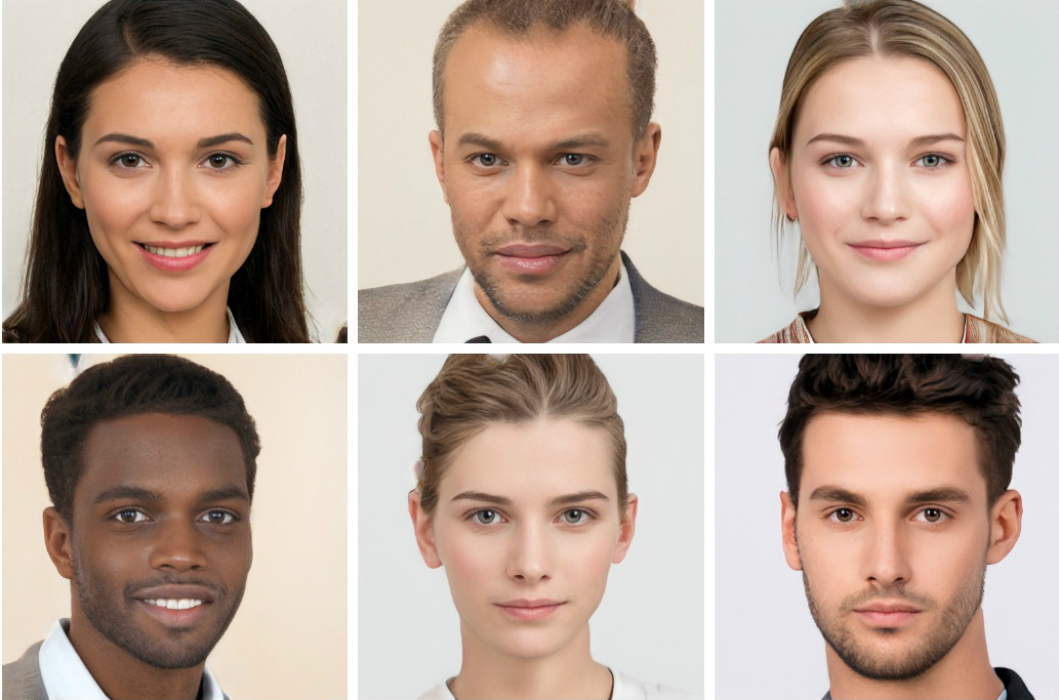
#> input picture img/Rostos.jpg, 1059 x 700 px, found by its file name
$ python main.py
#> lines starting #> are read from the running program, lines starting #| are printed output that depends on the picture; after the words box and inside, x2 and y2 are one past the last pixel; in counts of white or black regions, pixels touching at a corner belong together
import cv2

cascade = cv2.CascadeClassifier(cv2.data.haarcascades + 'haarcascade_frontalface_default.xml')


imagem = r'C:\Xampp\htdocs\IA\I.A\img\Rostos.jpg'

img = cv2.imread(imagem)
#> img is the input picture: shape (700, 1059, 3); mean B, G, R 150.3, 163.4, 184.7


img_gray = cv2.cvtColor(img, cv2.COLOR_BGR2GRAY)
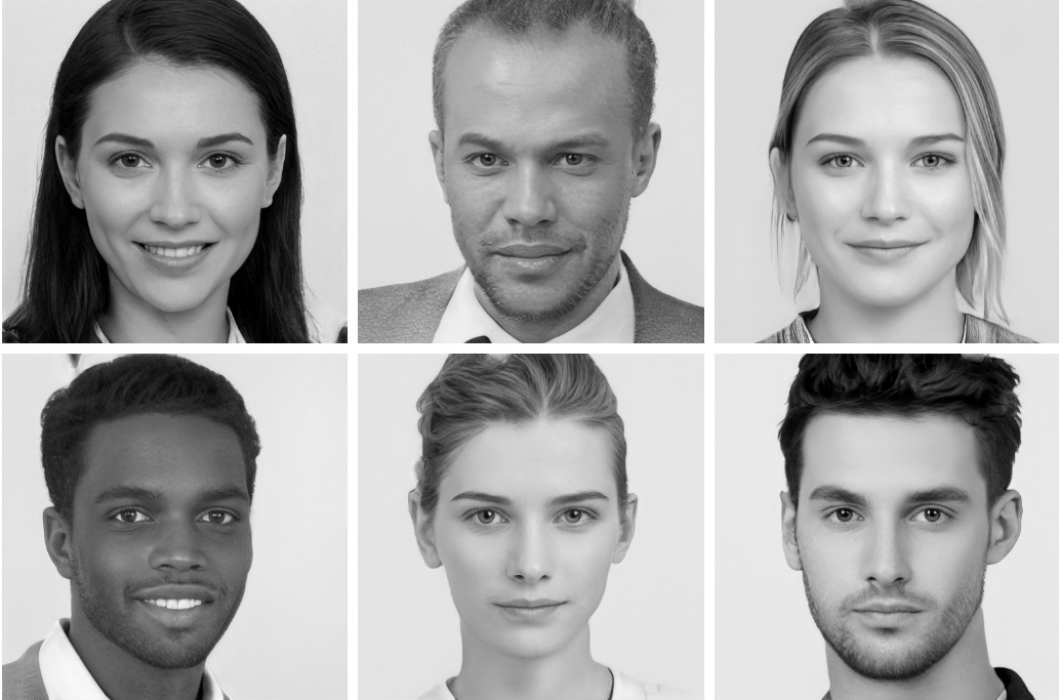
#> img_gray: shape (700, 1059); min 0, max 255, mean 168.3

faces = cascade.detectMultiScale(img_gray, scaleFactor=1.1, minNeighbors=5, minSize=(30, 30))
#> faces = [[71, 433, 208, 208], [412, 68, 234, 234], [769, 67, 237, 237], [55, 65, 238, 238], [411, 423, 237, 237], [767, 419, 244, 244]]

for (x, y, w, h) in faces:
    cv2.rectangle(img, (x, y), (x+w, y+h), (255, 0, 0), 2)
#> this loop made 6 passes
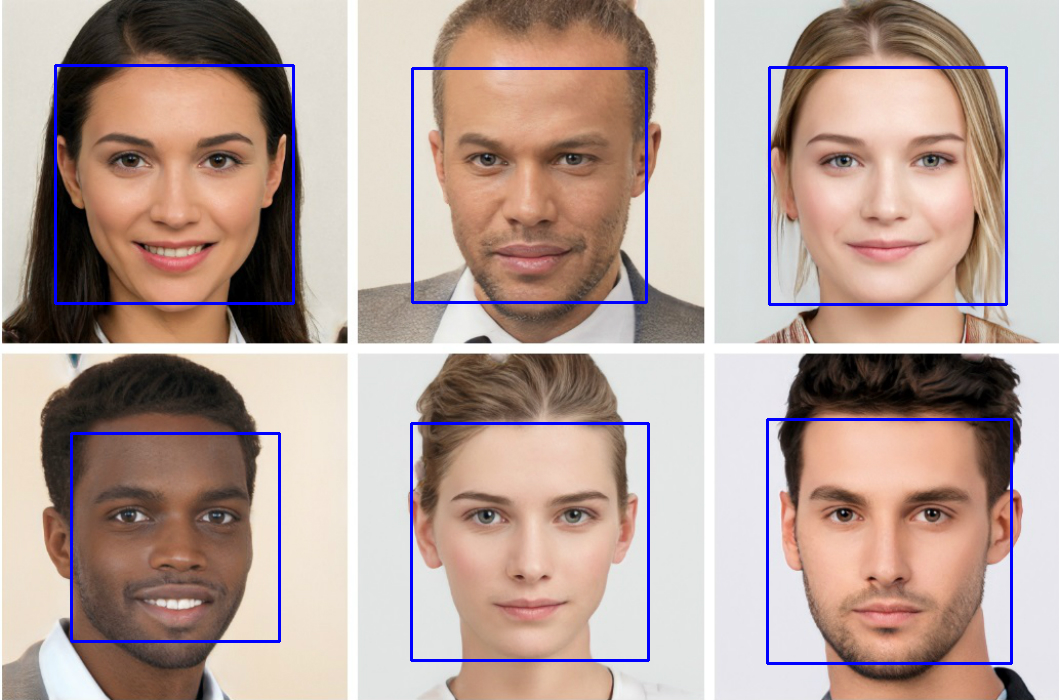
#> img: shape (700, 1059, 3); 2.26% of pixels changed, all inside (x1, y1, x2, y2) = (54, 64, 1013, 665)

cv2.imshow('Detecção de Rostos', img)
cv2.waitKey(0)
cv2.destroyAllWindows()
